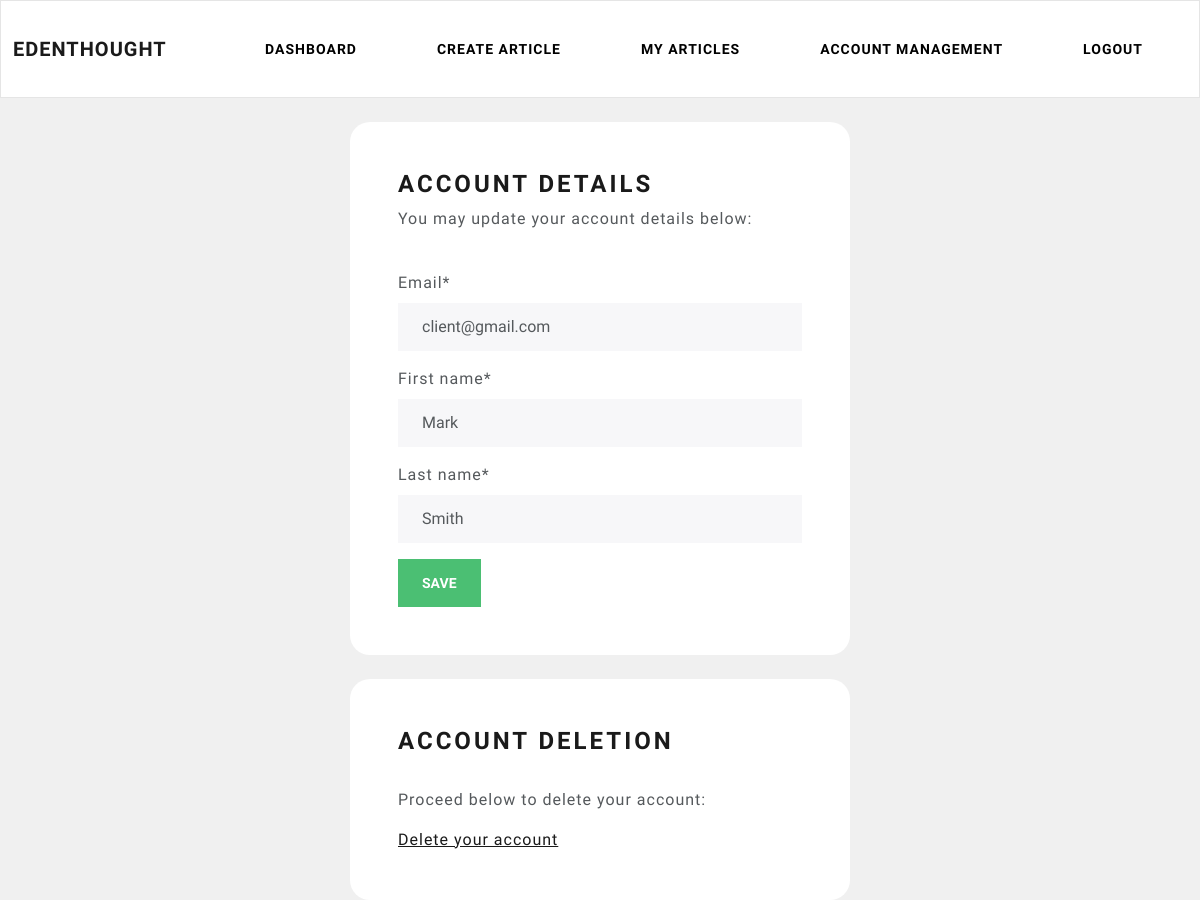
The app's page /writer/account-management (signed in), older data.
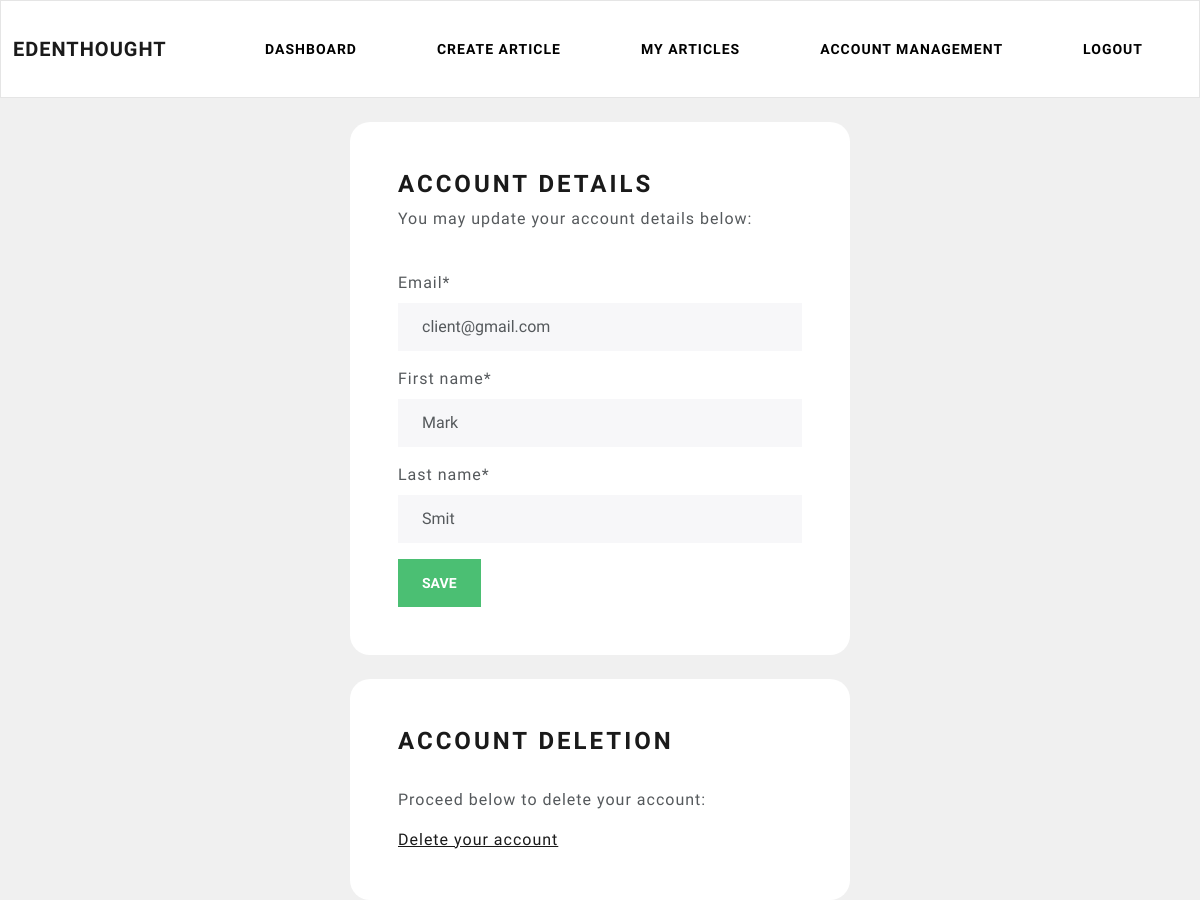
The same page, newer data.
### account/models.py (models this page shows, shortened)
class CustomUser(AbstractBaseUser, PermissionsMixin):
    username = None
    email = models.EmailField(unique=True)
    first_name = models.CharField(max_length=80)
    last_name = models.CharField(max_length=135)
    is_active = models.BooleanField(default=True)
    is_staff = models.BooleanField(default=False)
    date_joined = models.DateTimeField(default=timezone.now)
    is_writer = models.BooleanField(default=False, verbose_name='Are you a writer?')
    USERNAME_FIELD = 'email'
    REQUIRED_FIELDS = []
    objects = CustomUserManager()

### writer/views.py (the view)
# urls.py: path('account-management', views.account_management, name='client-account-management'),
@login_required(login_url='my-login')
def account_management(request):
    form = UpdateUserForm(instance=request.user)
    if request.method == 'POST':
        form = UpdateUserForm(request.POST, instance=request.user)
        if form.is_valid():
            form.save()
            return redirect('account-management')
    context = {'UpdateUserForm': form}
    return render(request, 'writer/account-management.html', context)

### account/forms.py
class UpdateUserForm(ModelForm):
    password = None
    class Meta:
        model = CustomUser
        fields = ['email', 'first_name', 'last_name']
        exclude = ['password1', 'password2']

### writer/templates/writer/account-management.html (shortened to what this page needs)
{% extends 'writer/navbar.html' %}
{% load crispy_forms_tags %}
{% block content %}
<br>
<div class="container bg-white shadow-md p-5 form-layout">
    <h3>Account details</h3>
    <p>You may update your account details below:</p>
    <br>
    <form method="post" autocomplete="off">
        {{ UpdateUserForm|crispy }}
        <input class="btn btn-success" type="submit" value="Save"/>
    </form>
</div>
<br>
<div class="container bg-white shadow-md p-5 form-layout">
    <h3>Account deletion</h3>
    <br>
    <p>Proceed below to delete your account:</p>
    <a href="{% url 'delete-account' %}">Delete your account</a>
</div>
{% endblock %}

Row changes from the older to the newer data that the page shows:
changed CustomUser "client@gmail.com": last_name "Smith" → "Smit"
